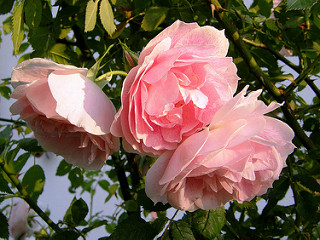
#> input picture notebooks/data/images/roses.jpg, 320 x 240 px
$ jupyter execute 04_linear_contrast_stretching.ipynb
#> lines starting #> are read from the running program, lines starting #| are printed output that depends on the picture
[cell 1]
import os
import cv2
import numpy as np
import matplotlib.pyplot as plt

# Load the grayscale image (you can replace this with any image path)
image_path = os.path.join(os.getcwd(), 'data', 'images', 'roses.jpg')

# Load the original image in grayscale
image = cv2.imread(image_path, cv2.IMREAD_GRAYSCALE)
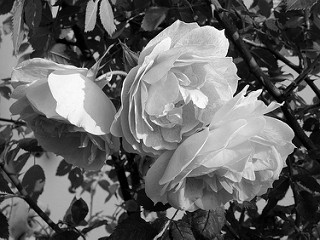
#> image: shape (240, 320); min 0, max 255, mean 99.5

# Define the linear contrast stretching function
def linear_contrast_stretching(img, new_min=0, new_max=255):
#> called with new_min = 0, new_max = 255
    I_min = np.min(img)  # Minimum intensity in the original image
#> I_min = 0
    I_max = np.max(img)  # Maximum intensity in the original image
#> I_max = 255

    # Apply the contrast stretching formula
    stretched_img = ((img - I_min) / (I_max - I_min)) * (new_max - new_min) + new_min

    # Convert the result back to uint8 (since the formula may produce float values)
    stretched_img = np.clip(stretched_img, new_min, new_max)  # Ensures the values are in the new_min-new_max range
    stretched_img = stretched_img.astype(np.uint8)

    # Return the stretched image and the intensity values for analysis
    return stretched_img, I_min, I_max

# Apply the contrast stretching
stretched_image, I_min, I_max = linear_contrast_stretching(image)
#> I_min = 0; I_max = 255

# Display original and stretched images
plt.figure(figsize=(10, 5))

# Original image
plt.subplot(1, 2, 1)
plt.title("Original Image")
plt.imshow(image, cmap='gray')
plt.axis('off')

# Stretched image
plt.subplot(1, 2, 2)
plt.title("Contrast Stretched Image")
plt.imshow(stretched_image, cmap='gray')
plt.axis('off')

plt.show()
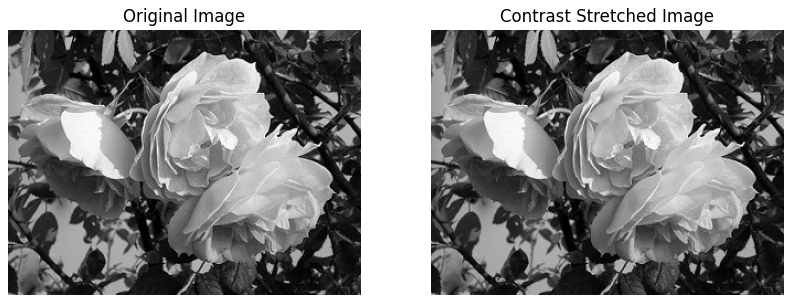
#> figure drawn by matplotlib, 2 panels

# Print the I_min and I_max values for analysis
print(f"Original Image Intensity Range:")
print(f"I_min (minimum intensity): {I_min}")
#| I_min (minimum intensity): 0
print(f"I_max (maximum intensity): {I_max}")
#| I_max (maximum intensity): 255

# Analyze the new intensity range
new_min = np.min(stretched_image)
#> new_min = 0
new_max = np.max(stretched_image)
#> new_max = 255
print(f"\nStretched Image Intensity Range:")
print(f"New_min: {new_min}")
#| New_min: 0
print(f"New_max: {new_max}")
#| New_max: 255

$ run again, with notebooks/data/images/blue_band.jpg copied over notebooks/data/images/roses.jpg
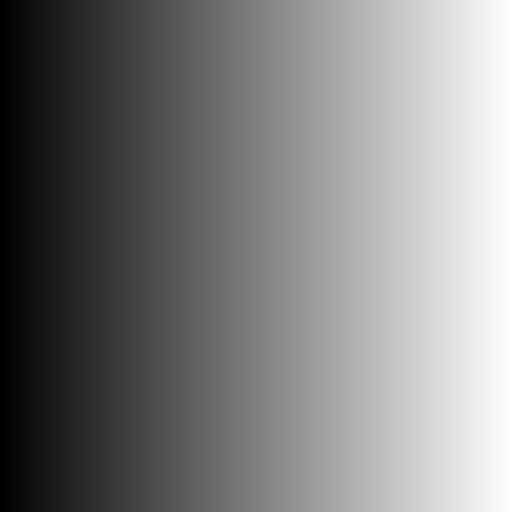
#> input picture notebooks/data/images/blue_band.jpg, 512 x 512 px
#> image is the input picture: shape (512, 512); min 0, max 255, mean 127
#> in linear_contrast_stretching, `I_min = np.min(img)`: I_min = 0
#> in linear_contrast_stretching, `I_max = np.max(img)`: I_max = 255
#> `stretched_image, I_min, I_max = linear_contrast_stretching(image)`: I_min = 0; I_max = 255
#> `plt.show()`:
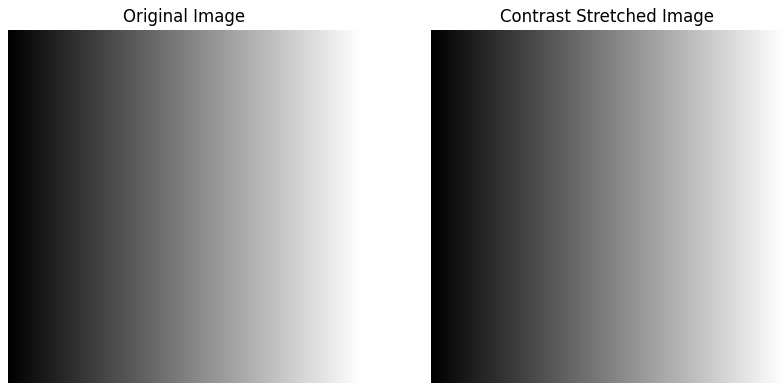
#> figure drawn by matplotlib, 2 panels
#| I_min (minimum intensity): 0
#| I_max (maximum intensity): 255
#> new_min = 0
#> new_max = 255
#| New_min: 0
#| New_max: 255

$ run again, with notebooks/data/images/color_darkened.jpg copied over notebooks/data/images/roses.jpg
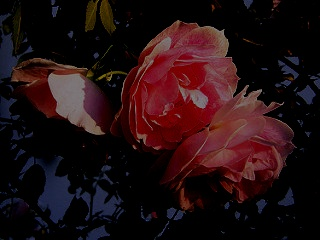
#> input picture notebooks/data/images/color_darkened.jpg, 320 x 240 px
#> in linear_contrast_stretching, `I_min = np.min(img)`: I_min = 0
#> in linear_contrast_stretching, `I_max = np.max(img)`: I_max = 130
#> in linear_contrast_stretching, `stretched_img = ((img - I_min) / (I_max - I_min)) * (new_max - new_min..`:
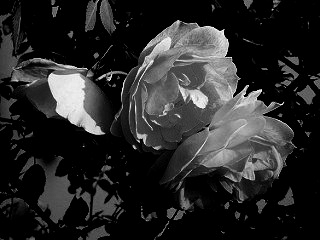
#> stretched_img: shape (240, 320) float64; min 0, max 255, mean 41.2
#> `stretched_image, I_min, I_max = linear_contrast_stretching(image)`: I_min = 0; I_max = 130
#> `plt.show()`:
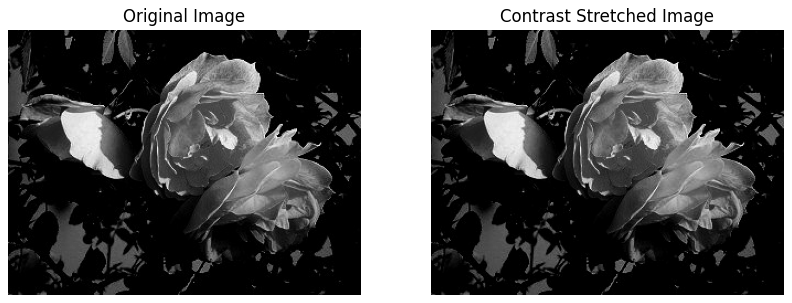
#> figure drawn by matplotlib, 2 panels
#| I_min (minimum intensity): 0
#| I_max (maximum intensity): 130
#> new_min = 0
#> new_max = 255
#| New_min: 0
#| New_max: 255
